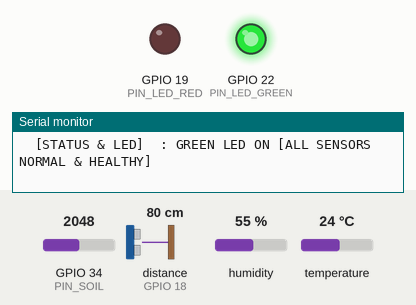
Simulated run of this sketch. Board: ESP32. Shown: output pins drawn as LEDs (lit = HIGH), the last lines printed to the serial monitor. Wiring (inferred from the names in the program): DHT11 sensor: data GPIO 4; ultrasonic range finder: trigger GPIO 5; echo GPIO 18. The inputs (shaded band) are chosen by the test bench; at power-on: distance to the obstacle (sensor on GPIO 18) 80 cm, GPIO 34 (PIN_SOIL) = 2048, humidity 55 %, temperature 24 °C (analog values on the 0–4095 scale). The echo pulse lasts 58.3 µs per cm; pins used as bus, display or sensor lines are not drawn.

Above: at 3.0 s.
3.1 s: distance to the obstacle (sensor on GPIO 18) set to 16 cm
5.2 s: distance to the obstacle (sensor on GPIO 18) set to 13 cm
At 7.1 s:
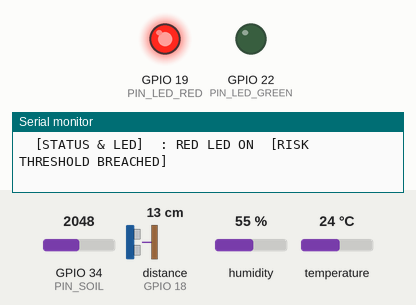
11.8 s: distance to the obstacle (sensor on GPIO 18) set to 18 cm
At 13.5 s:
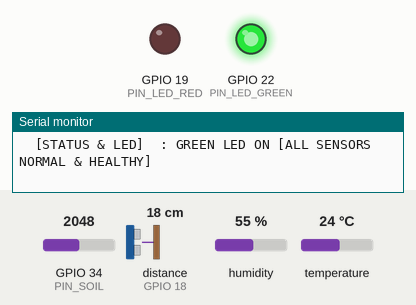
13.9 s: distance to the obstacle (sensor on GPIO 18) set to 2 cm
At 15.2 s:
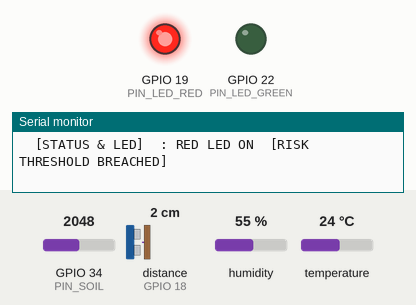
Timing chart, 0 to 16.9 s (numbered marks = the images above; inputs shaded):
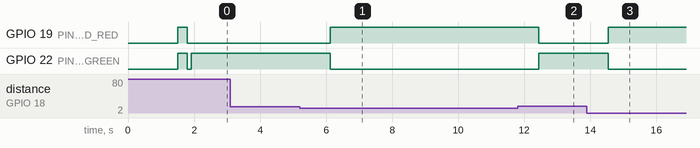

The sketch:

all_sensors_monitor.ino
```cpp
/*
 * ==============================================================================
 *  DisasterSense - Integrated All-Sensors Live Monitor (Zero-Dependency)
 * ==============================================================================
 *  Target Board: ESP32 DevKit / ESP32 Dev Module
 *  Serial Baud:  115200 baud
 *
 *  NO EXTERNAL LIBRARIES REQUIRED. Compiles directly on standard ESP32 core!
 *
 *  Pin Connections:
 *  ------------------------------------------------------------------------------
 *  Component             Component Pin    ESP32 Pin / Voltage Rail
 *  ------------------------------------------------------------------------------
 *  HC-SR04 Ultrasonic    VCC              5V / VIN (from USB)
 *  HC-SR04 Ultrasonic    GND              GND
 *  HC-SR04 Ultrasonic    TRIG             GPIO 5
 *  HC-SR04 Ultrasonic    ECHO             GPIO 18 (via 1k / 2k voltage divider)
 *
 *  DHT11 Temp & Humidity VCC              3V3
 *  DHT11 Temp & Humidity GND              GND
 *  DHT11 Temp & Humidity DATA / S         GPIO 4
 *
 *  Soil Moisture Sensor  VCC              3V3
 *  Soil Moisture Sensor  GND              GND
 *  Soil Moisture Sensor  AO / AOUT        GPIO 34 (ADC1 Channel 6)
 *
 *  Red Indicator LED     Anode (+)        GPIO 19 (through 330 ohm resistor)
 *  Red Indicator LED     Cathode (-)      GND
 *
 *  Green Indicator LED   Anode (+)        GPIO 22 (through 330 ohm resistor)
 *  Green Indicator LED   Cathode (-)      GND
 *
 *  Buzzer                Both Pins        DISCONNECTED
 *  ------------------------------------------------------------------------------
 */

// ------------------------------------------------------------------------------
// Pin Definitions
// ------------------------------------------------------------------------------
const int PIN_TRIG      = 5;
const int PIN_ECHO      = 18;
const int PIN_DHT       = 4;
const int PIN_SOIL      = 34;
const int PIN_LED_RED   = 19;
const int PIN_LED_GREEN = 22;

// ------------------------------------------------------------------------------
// Configuration & Constants
// ------------------------------------------------------------------------------
const float SOUND_SPEED         = 0.0343; // cm per microsecond in ambient air
const unsigned long ECHO_TIMEOUT = 30000;  // 30ms timeout (~5.1 meters max)
const unsigned long LOOP_DELAY_MS = 2000;  // 2-second sampling interval

// Tabletop Flood / Distance Thresholds (adjust to match your setup height)
const float WARNING_DISTANCE_CM  = 15.0;  // Trigger warning if object is closer than 15 cm

// Sample counter
unsigned long readingCount = 0;

// ------------------------------------------------------------------------------
// Built-In Direct DHT11 Reader (No external library required)
// ------------------------------------------------------------------------------
struct DHTData {
  float temperature;
  float humidity;
  bool isValid;
};

DHTData readDHT11Direct(int pin) {
  uint8_t data[5] = {0, 0, 0, 0, 0};
  DHTData result = {0.0, 0.0, false};

  // 1. Host pulls pin low for 20ms to signal start
  pinMode(pin, OUTPUT);
  digitalWrite(pin, LOW);
  delay(20);

  // 2. Host pulls pin high for 30 microseconds
  digitalWrite(pin, HIGH);
  delayMicroseconds(30);

  // 3. Switch to input and wait for sensor response
  pinMode(pin, INPUT_PULLUP);

  unsigned long timeout = micros();
  while (digitalRead(pin) == HIGH) {
    if (micros() - timeout > 100) return result; // Sensor not responding
  }

  // Sensor response: 80us LOW followed by 80us HIGH
  timeout = micros();
  while (digitalRead(pin) == LOW) {
    if (micros() - timeout > 100) return result;
  }
  timeout = micros();
  while (digitalRead(pin) == HIGH) {
    if (micros() - timeout > 100) return result;
  }

  // 4. Read 40 bits (5 bytes: HumInt, HumDec, TempInt, TempDec, Checksum)
  for (int i = 0; i < 40; i++) {
    // Wait for the 50us low pulse to finish
    timeout = micros();
    while (digitalRead(pin) == LOW) {
      if (micros() - timeout > 100) return result;
    }

    // Measure the high pulse duration
    unsigned long startHigh = micros();
    while (digitalRead(pin) == HIGH) {
      if (micros() - startHigh > 100) return result;
    }
    unsigned long duration = micros() - startHigh;

    // In DHT11 protocol: pulse > 40us = bit 1, pulse < 40us = bit 0
    int byteIndex = i / 8;
    data[byteIndex] <<= 1;
    if (duration > 40) {
      data[byteIndex] |= 1;
    }
  }

  // 5. Verify 8-bit checksum
  uint8_t checksum = (data[0] + data[1] + data[2] + data[3]) & 0xFF;
  if (checksum == data[4] && (data[0] != 0 || data[2] != 0)) {
    result.humidity    = (float)data[0] + ((float)data[1] * 0.1);
    result.temperature = (float)data[2] + ((float)data[3] * 0.1);
    result.isValid     = true;
  }

  return result;
}

// ------------------------------------------------------------------------------
// Setup
// ------------------------------------------------------------------------------
void setup() {
  Serial.begin(115200);
  delay(1500); // Allow serial monitor to open

  // Configure LED pins
  pinMode(PIN_LED_RED, OUTPUT);
  pinMode(PIN_LED_GREEN, OUTPUT);
  digitalWrite(PIN_LED_RED, LOW);
  digitalWrite(PIN_LED_GREEN, LOW);

  // Configure Ultrasonic pins
  pinMode(PIN_TRIG, OUTPUT);
  pinMode(PIN_ECHO, INPUT);
  digitalWrite(PIN_TRIG, LOW);

  // Configure Soil Moisture ADC
  analogReadResolution(12); // 12-bit (0 - 4095)
  analogSetPinAttenuation(PIN_SOIL, ADC_11db); // Full scale up to ~3.3V

  // Initial LED self-test: flash both LEDs
  digitalWrite(PIN_LED_RED, HIGH);
  digitalWrite(PIN_LED_GREEN, HIGH);
  delay(300);
  digitalWrite(PIN_LED_RED, LOW);
  digitalWrite(PIN_LED_GREEN, LOW);

  Serial.println("\n");
  Serial.println("==========================================================================");
  Serial.println("             DISASTERSENSE - ALL SENSORS LIVE TELEMETRY                   ");
  Serial.println("==========================================================================");
  Serial.println(" Baud Rate : 115200 baud");
  Serial.println(" Refresh   : Every 2.0 seconds");
  Serial.println(" Pins      : TRIG=5, ECHO=18, DHT=4, SOIL=34, RED_LED=19, GREEN_LED=22");
  Serial.println(" Mode      : Direct Bit-Banged DHT11 (Zero External Libraries Required)");
  Serial.println("==========================================================================\n");
}

// ------------------------------------------------------------------------------
// Main Loop
// ------------------------------------------------------------------------------
void loop() {
  readingCount++;

  // 1. Read DHT11 Temperature & Relative Humidity (Direct, no library needed)
  DHTData dht = readDHT11Direct(PIN_DHT);

  // 2. Read HC-SR04 Ultrasonic Distance (with non-blocking timeout)
  digitalWrite(PIN_TRIG, LOW);
  delayMicroseconds(2);
  digitalWrite(PIN_TRIG, HIGH);
  delayMicroseconds(10);
  digitalWrite(PIN_TRIG, LOW);

  unsigned long echoDuration = pulseIn(PIN_ECHO, HIGH, ECHO_TIMEOUT);
  float distanceCm = 0.0;
  bool ultrasonicValid = false;
  String ultrasonicStatus = "";

  if (echoDuration == 0) {
    ultrasonicStatus = "TIMEOUT / NO ECHO";
  } else {
    distanceCm = (echoDuration * SOUND_SPEED) / 2.0;
    if (distanceCm < 2.0 || distanceCm > 400.0) {
      ultrasonicStatus = "OUT OF RANGE";
    } else {
      ultrasonicValid = true;
      ultrasonicStatus = "VALID";
    }
  }

  // 3. Read Capacitive Soil Moisture Sensor (10-Sample Averaging)
  long adcSum = 0;
  for (int i = 0; i < 10; i++) {
    adcSum += analogRead(PIN_SOIL);
    delay(5);
  }
  int rawSoilAdc = adcSum / 10;
  float soilVoltage = (rawSoilAdc / 4095.0) * 3.3;

  String soilState = "";
  if (rawSoilAdc > 3200) {
    soilState = "DRY / AIR (0-15%)";
  } else if (rawSoilAdc < 1800) {
    soilState = "SATURATED / WATER (70-100%)";
  } else {
    soilState = "MOIST / DAMP (20-65%)";
  }

  // 4. Overall Health & Alert Logic
  bool sensorFault = (!dht.isValid) || (!ultrasonicValid);
  bool floodRiskAlert = (ultrasonicValid && (distanceCm <= WARNING_DISTANCE_CM));

  if (sensorFault || floodRiskAlert) {
    digitalWrite(PIN_LED_RED, HIGH);
    digitalWrite(PIN_LED_GREEN, LOW);
  } else {
    digitalWrite(PIN_LED_GREEN, HIGH);
    digitalWrite(PIN_LED_RED, LOW);
  }

  // 5. Formatted Dashboard Print
  Serial.print("[#");
  Serial.print(readingCount);
  Serial.println("] ----------------------------------------------------------------------");

  // Environmental Row
  Serial.print("  [ENV DHT11]     : ");
  if (dht.isValid) {
    Serial.print("Temperature = ");
    Serial.print(dht.temperature, 1);
    Serial.print(" °C  |  Humidity = ");
    Serial.print(dht.humidity, 1);
    Serial.println(" % RH  (OK)");
  } else {
    Serial.println("FAILED TO READ (Check 3.3V power and GPIO 4 wiring)");
  }

  // Ultrasonic Distance Row
  Serial.print("  [WATER LEVEL]   : ");
  if (ultrasonicValid) {
    Serial.print("Distance = ");
    Serial.print(distanceCm, 1);
    Serial.print(" cm  (Pulse: ");
    Serial.print(echoDuration);
    Serial.print(" us)  ");
    if (floodRiskAlert) {
      Serial.println("[!! WATER LEVEL WARNING !!]");
    } else {
      Serial.println("(NORMAL)");
    }
  } else {
    Serial.print("ERROR: ");
    Serial.println(ultrasonicStatus);
  }

  // Soil Moisture Row
  Serial.print("  [SOIL MOISTURE] : ");
  Serial.print("Raw ADC = ");
  Serial.print(rawSoilAdc);
  Serial.print(" / 4095  |  Voltage = ");
  Serial.print(soilVoltage, 2);
  Serial.print(" V  -> ");
  Serial.println(soilState);

  // Status & LED Row
  Serial.print("  [STATUS & LED]  : ");
  if (sensorFault) {
    Serial.println("RED LED ON  [SENSOR FAULT DETECTED]");
  } else if (floodRiskAlert) {
    Serial.println("RED LED ON  [RISK THRESHOLD BREACHED]");
  } else {
    Serial.println("GREEN LED ON [ALL SENSORS NORMAL & HEALTHY]");
  }
  Serial.println();

  delay(LOOP_DELAY_MS);
}
```

Measured:
- the behaviour switches between 15 and 14 cm on distance to the obstacle (sensor on GPIO 18) (found by bisection; images 0 and 1)
- after the input at 5.2 s, GPIO 19 (PIN_LED_RED): LOW → HIGH after 0.92 s; GPIO 22 (PIN_LED_GREEN): HIGH → LOW after 0.92 s
- after the input at 11.8 s, GPIO 19 (PIN_LED_RED): HIGH → LOW after 0.64 s; GPIO 22 (PIN_LED_GREEN): LOW → HIGH after 0.64 s
- after the input at 13.9 s, GPIO 19 (PIN_LED_RED): LOW → HIGH after 0.64 s; GPIO 22 (PIN_LED_GREEN): HIGH → LOW after 0.64 s
